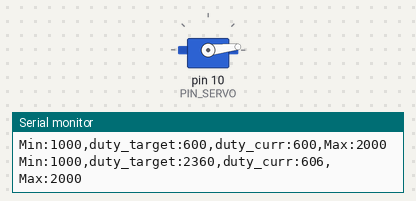
A sketch run on a simulated Arduino Uno, built with avr-gcc and run on an emulated ATmega328P. On the bench: servo, the last lines printed to the serial monitor.

Above: at 0.05 s.
At 3.15 s:
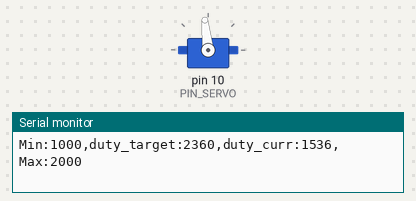
At 6.25 s:
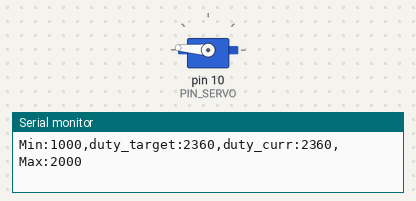
At 12.45 s:
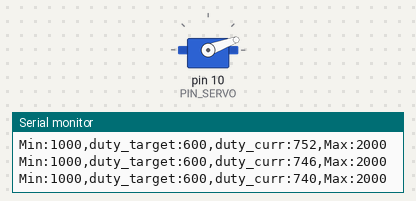
Timing chart, 0 to 18.3 s (numbered marks = the images above):
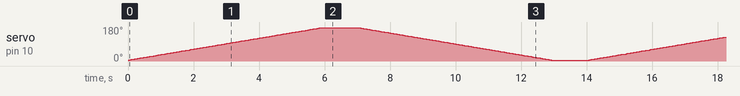

The sketch:

12_example_1.ino
```cpp
#include <Servo.h>

// Arduino pin assignment
#define PIN_SERVO 10

// configurable parameters
#define _DUTY_MIN 500 // servo full clockwise position (0 degree)
#define _DUTY_NEU 1480 // servo neutral position (90 degree)
#define _DUTY_MAX 2460 // servo full counterclockwise position (180 degree)

#define _POS_START (_DUTY_MIN + 100)
#define _POS_END (_DUTY_MAX - 100)

#define _SERVO_SPEED 30 // servo speed limit (unit: degree/second)
#define INTERVAL 20  // servo update interval

// global variables
unsigned long last_sampling_time; // unit: ms
int duty_chg_per_interval; // maximum duty difference per interval
int toggle_interval, toggle_interval_cnt;
float pause_time; // unit: sec
Servo myservo;
int duty_target, duty_curr;

void setup() {
// initialize GPIO pins
  myservo.attach(PIN_SERVO);
  duty_target = duty_curr = _POS_START;
  myservo.writeMicroseconds(duty_curr);

// initialize serial port
  Serial.begin(57600);

// convert angle speed into duty change per interval.
  duty_chg_per_interval = (_DUTY_MAX - _DUTY_MIN) * (float)(_SERVO_SPEED / 180.0) * (float)(INTERVAL / 1000.0);

// remove next three lines after finding answers
//  Serial.print("duty_chg_per_interval:");
//  Serial.println(duty_chg_per_interval);
//  while(1) {}

// initialize variables for servo update.
  pause_time = 1;
  toggle_interval = (180.0 / _SERVO_SPEED + pause_time) * 1000 / INTERVAL;
  toggle_interval_cnt = toggle_interval;

// initialize last sampling time
  last_sampling_time = 0;
}

void loop() {
// wait until next sampling time.
// millis() returns the number of milliseconds since the program started. Will overflow after 50 days.
  if(millis() < last_sampling_time + INTERVAL) return;

// adjust duty_curr toward duty_target by duty_chg_per_interval
  if(duty_target > duty_curr) {
    duty_curr += duty_chg_per_interval;
    if(duty_curr > duty_target) duty_curr = duty_target;
  }
  else {
    duty_curr -= duty_chg_per_interval;
    if(duty_curr < duty_target) duty_curr = duty_target;
  }

// update servo position
  myservo.writeMicroseconds(duty_curr);

// output the read value to the serial port
  Serial.print("Min:1000,duty_target:");
  Serial.print(duty_target);
  Serial.print(",duty_curr:");
  Serial.print(duty_curr);
  Serial.println(",Max:2000");

// toggle duty_target between _DUTY_MIN and _DUTY_MAX.
  if(toggle_interval_cnt >= toggle_interval) {
    toggle_interval_cnt = 0;
    if(duty_target == _POS_START) duty_target = _POS_END;
    else duty_target = _POS_START;
  }
  else {
    toggle_interval_cnt++;
  }

// update last sampling time
  last_sampling_time += INTERVAL;
}
```
